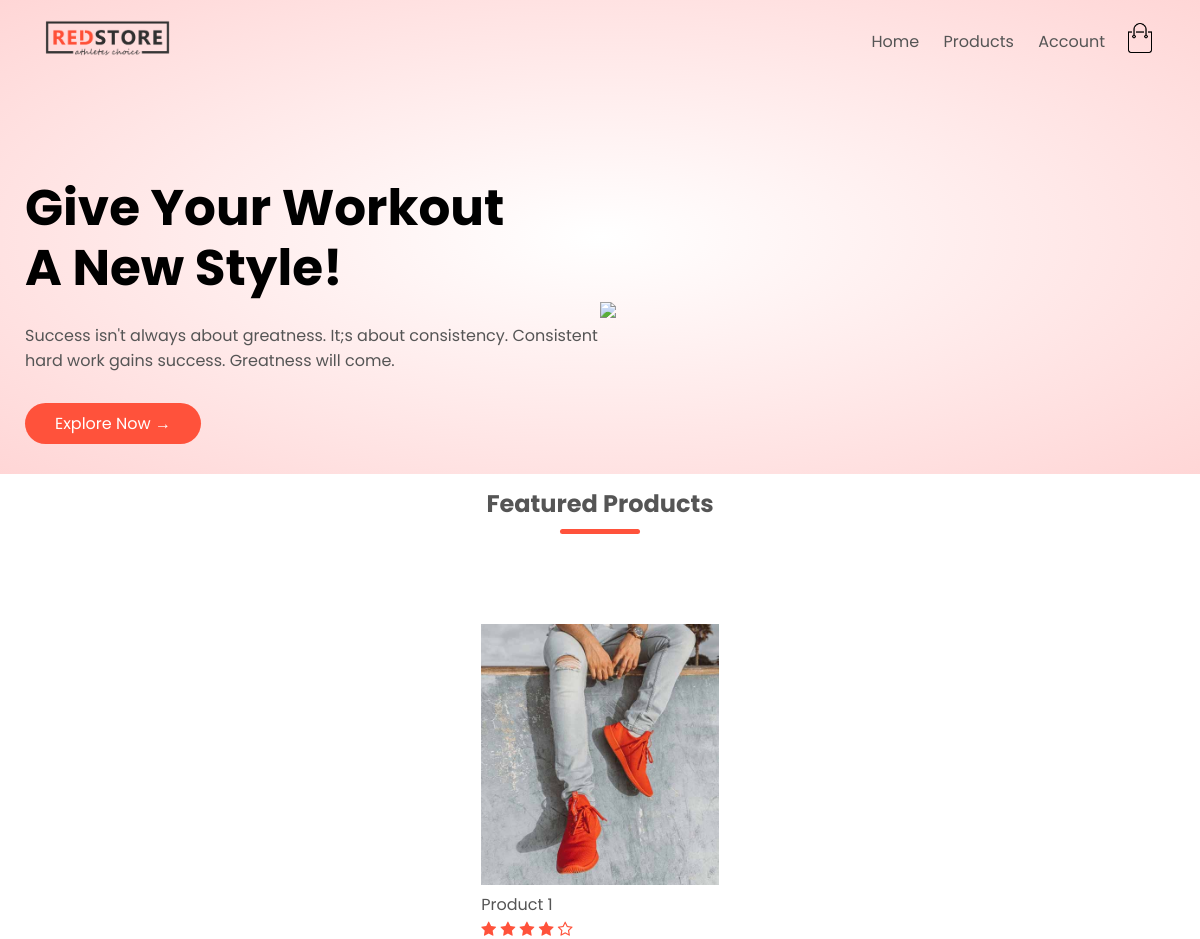
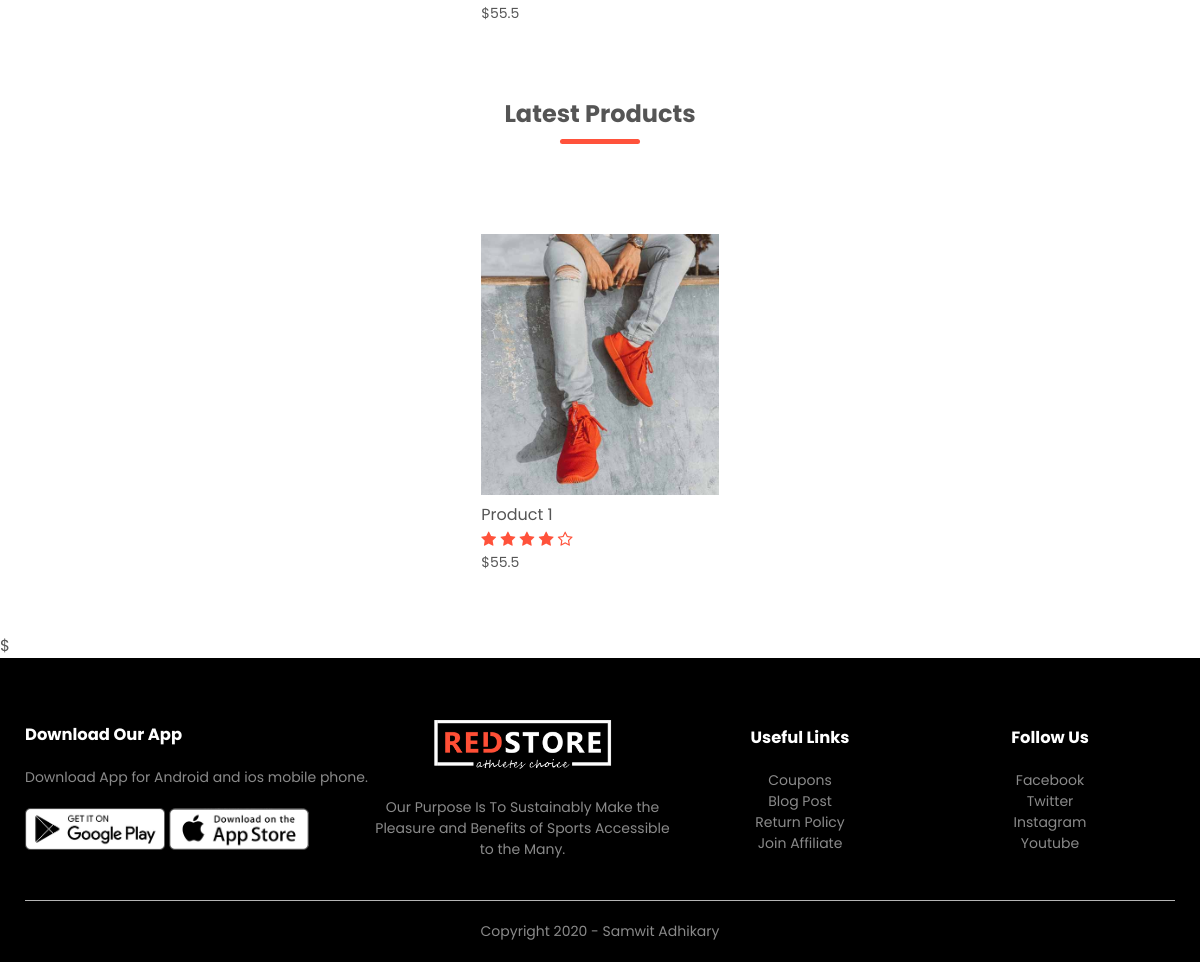
/, run on an earlier commit of the app's database (2 pictures, top to bottom).
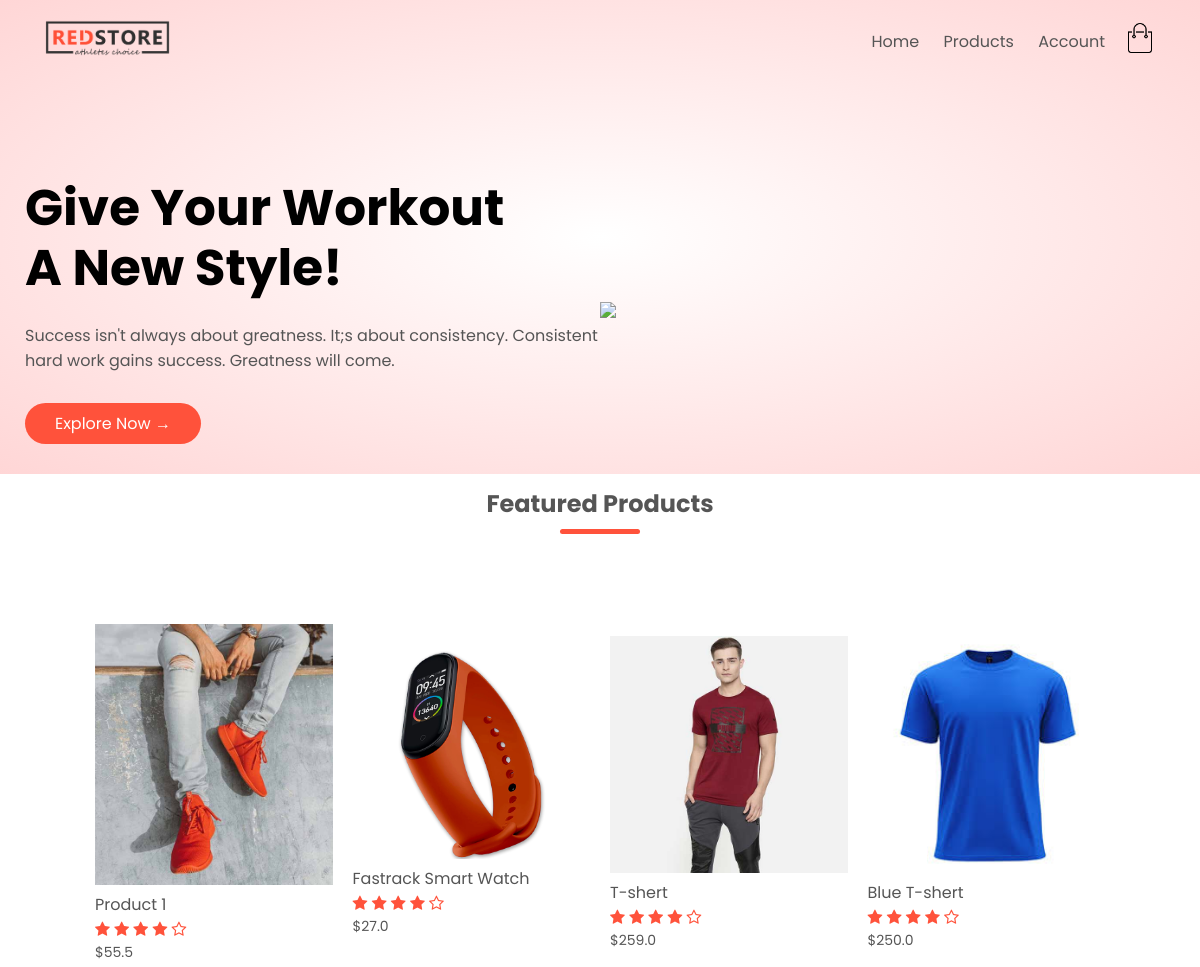
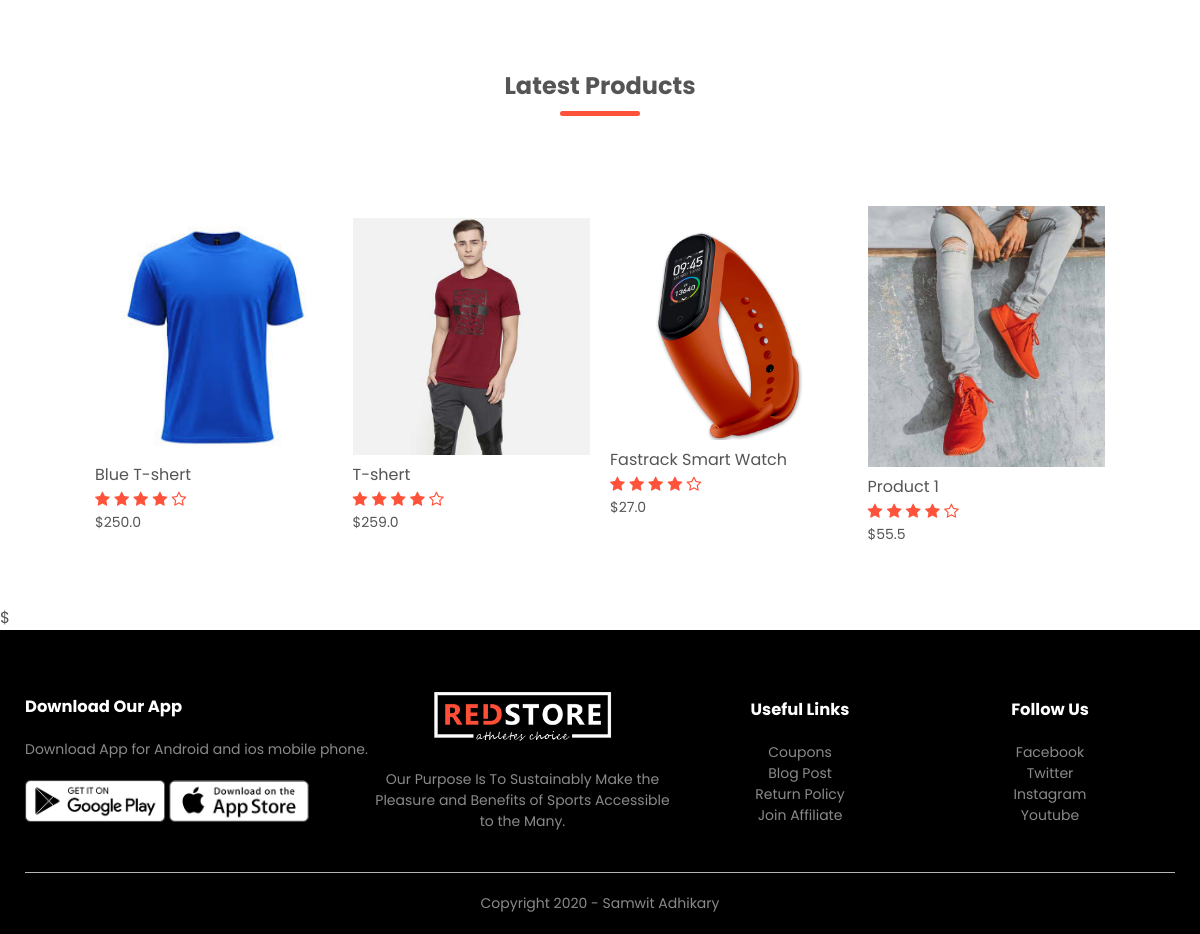
And on a later commit of the database (2 pictures, top to bottom).
### products/models.py (models this page shows, shortened)
class Product(models.Model):
    LIVE = 1
    DELETE = 0
    DELETE_CHOICES = ((LIVE,'Live'), (DELETE,'Delete'))
    title = models.CharField(max_length=150)
    price = models.FloatField()
    description = models.TextField()
    image = models.ImageField(upload_to="media/")
    priority = models.IntegerField(default=0)
    delete_staus = models.IntegerField(choices=DELETE_CHOICES, default=LIVE)
    create_at = models.DateTimeField(auto_now_add=True)
    update_at = models.DateTimeField(auto_now=True)

### products/views.py (the view)
# urls.py: path('', views.index, name='home'),
def index(request):
    featured_products = Product.objects.order_by('priority')[:4]
    latest_products = Product.objects.order_by('-id')[:4]
    context = {
       'featured_products':featured_products,
       'latest_products':latest_products
    }
    return render(request, 'index.html', context)

### templates/index.html (shortened to what this page needs)
{% extends 'blank_layout.html' %}
{% block banner %}
    {% include "banner_layout.html" %}
{% endblock banner %}
{% block content %}
{% include "home_page_content.html" %}
      <p>${{ product.price }}</p>
{% endblock content %}

### templates/home_page_content.html
{% load static %}
<div class="small-container">
    <h2 class="title">Featured Products</h2>
    <div class="row">
        {% for product in featured_products %}
        <div class="col-4">
            <a href="{% url 'product_details' product.id %}">
                <img src="{{ product.image.url }}">
            </a>
            <h4>{{ product.title }}</h4>
            <div class="rating">
                <i class="fa fa-star"></i>
                <i class="fa fa-star"></i>
                <i class="fa fa-star"></i>
                <i class="fa fa-star"></i>
                <i class="fa fa-star-o"></i>
            </div>
            <p>${{ product.price }}</p>
        </div>
        {% endfor %}
    </div>
    <h2 class="title">Latest Products</h2>
    <div class="row">
        {% for product in latest_products %}
        <div class="col-4">
            <a href="{% url 'product_details' product.id %}">
                <img src="{{ product.image.url }}">
            </a>
            <h4>{{ product.title }}</h4>
            <div class="rating">
                <i class="fa fa-star"></i>
                <i class="fa fa-star"></i>
                <i class="fa fa-star"></i>
                <i class="fa fa-star"></i>
                <i class="fa fa-star-o"></i>
            </div>
            <p>${{ product.price }}</p>
        </div>
        {% endfor %}
    </div>
</div>

What changed in the data, as far as the page shows it:
added Product: image (picture), title "Fastrack Smart Watch", price "27.0"
added Product: image (picture), title "T-shert", price "259.0"
added Product: image (picture), title "Blue T-shert", price "250.0"
